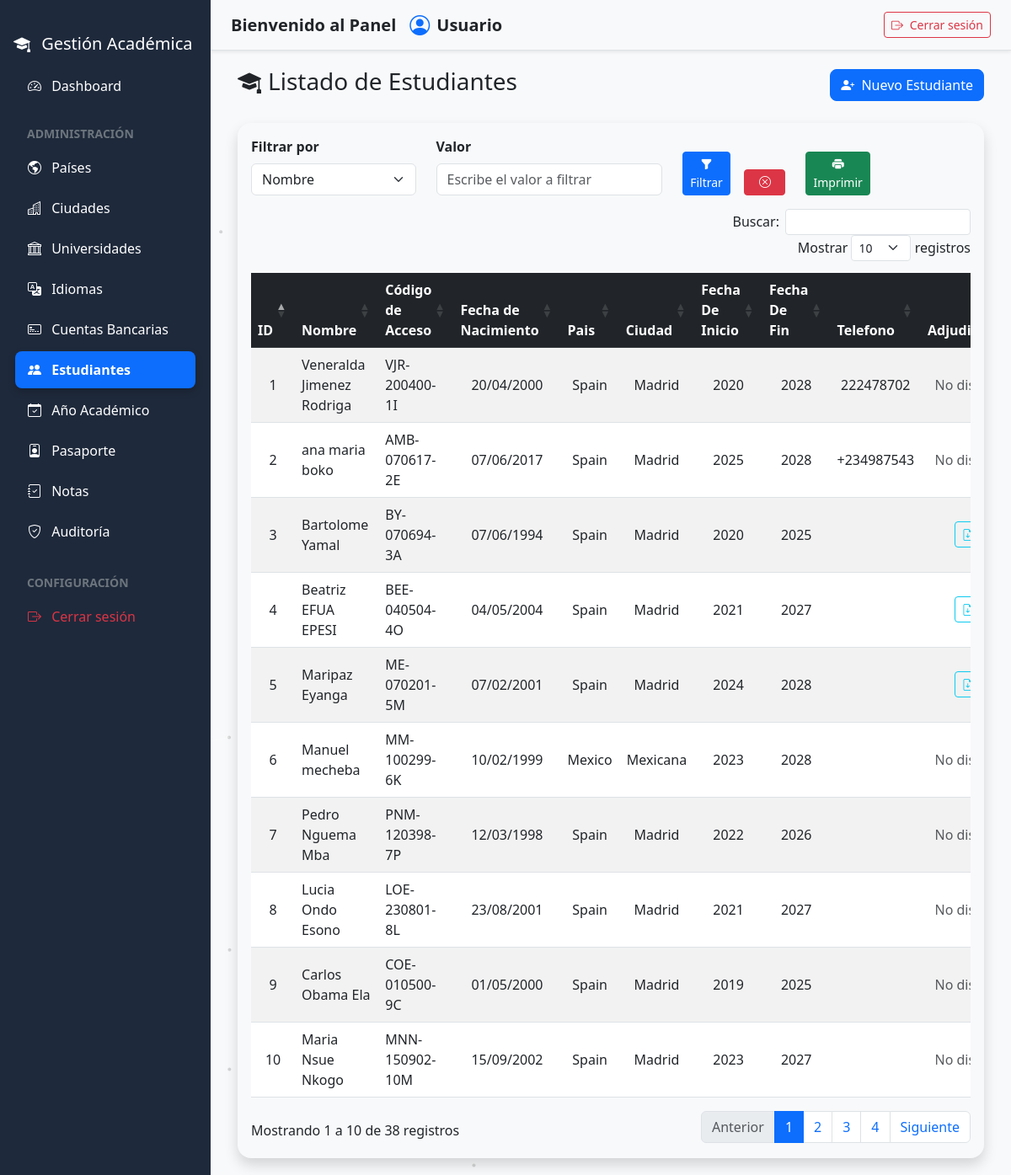
Screenshot of /admin/estudiantes.php with the database file from the repository.
### tables this page shows
CREATE TABLE `estudiantes` (
  `id` int(11) NOT NULL,
  `nombre_completo` varchar(100) DEFAULT NULL,
  `codigo_acceso` varchar(20) DEFAULT NULL,
  `fecha_nacimiento` date DEFAULT NULL,
  `pais_id` int(11) NOT NULL,
  `ciudad_id` int(11) DEFAULT NULL,
  `universidad_id` int(11) DEFAULT NULL,
  `idioma_id` int(11) DEFAULT NULL,
  `anio_inicio_carrera` year(4) DEFAULT NULL,
  `anio_fin_carrera` year(4) DEFAULT NULL,
  `email` varchar(100) DEFAULT NULL,
  `telefono` varchar(20) DEFAULT NULL,
  `carrera_actual` varchar(150) NOT NULL,
  `ciudad_actual` varchar(100) NOT NULL,
  `foto_perfil` varchar(255) DEFAULT NULL,
  `ruta_foto` varchar(255) DEFAULT NULL,
  `creado_en` timestamp NULL DEFAULT current_timestamp(),
  `idioma` varchar(255) DEFAULT NULL,
  `meses_idioma` int(11) DEFAULT NULL,
  `cuenta_id` int(11) DEFAULT NULL,
  `archivo_beca` text DEFAULT NULL
);

CREATE TABLE `paises` (
  `id` int(11) NOT NULL,
  `nombre` varchar(50) NOT NULL
);

CREATE TABLE `ciudades` (
  `id` int(11) NOT NULL,
  `nombre` varchar(100) NOT NULL,
  `pais_id` int(11) NOT NULL
);

### admin/estudiantes.php (the view, shortened to what this page needs)
<?php
include_once("../componentes/header.php");
include_once("../componentes/sidebar.php");
$whereSQL = "";
$orderSQL = "ORDER BY e.creado_en DESC";
try {
    $sql = "SELECT
                e.id,
                e.nombre_completo,
                e.anio_inicio_carrera,
                e.anio_fin_carrera,
                e.telefono,
                e.codigo_acceso,
                e.foto_perfil,
                e.fecha_nacimiento,
                e.creado_en,
                p.nombre AS pais,
                c.nombre AS ciudad,
                e.ruta_foto,
                e.archivo_beca
            FROM estudiantes e
            INNER JOIN paises p ON e.pais_id = p.id
            LEFT JOIN ciudades c ON e.ciudad_id = c.id
            $whereSQL
            $orderSQL
            ";
    $stmt = $pdo->prepare($sql);
    $stmt->execute();
    $estudiantes = $stmt->fetchAll(PDO::FETCH_ASSOC);
} catch (PDOException $e) {
    die("Error al obtener los estudiantes: " . $e->getMessage());
}
include_once("../componentes/sidebar.php");
?>
<main class="content" id="mainContent">
    <div class="container-fluid">
        <div class="d-flex justify-content-between align-items-center mb-4">
            <h3><i class="bi bi-mortarboard-fill me-2"></i>Listado de Estudiantes</h3>
            <a href="registrar_estudiantes.php" class="btn btn-primary rounded-3">
                <i class="bi bi-person-plus-fill me-1"></i> Nuevo Estudiante
            </a>
        </div>
        <div class="card shadow rounded-4">
            <div class="card-body">
                <div class="row mb-3 align-items-end">
                    <div class="col-md-3">
                        <label class="form-label fw-bold">Filtrar por</label>
                        <select id="tipoFiltro" class="form-select" onchange="controlFiltroUI()">
                            <option value="nombre">Nombre</option>
                        </select>
                    </div>
                    <div class="col-md-4">
                        <label class="form-label fw-bold">Valor</label>
                        <input type="text" id="valorFiltro" class="form-control"
                            placeholder="Escribe el valor a filtrar">
                    </div>
                    <div class="col-md-1 d-grid">
                        <button class="btn btn-primary btn-sm" onclick="aplicarFiltro()">
                            <i class="bi bi-funnel-fill"></i> Filtrar
                        </button>
                    </div>
                    <div class="col-md-1 d-grid">
                        <button class="btn btn-danger btn-sm" onclick="limpiarFiltros()">
                            <i class="bi bi-x-circle"></i>
                        </button>
                    </div>
                    <div class="col-md-1 d-grid">
                        <button class="btn btn-success btn-sm" onclick="imprimirFiltrado()">
                            <i class="bi bi-printer-fill"></i> Imprimir
                        </button>
                    </div>
                </div>
                <div class="table-responsive">
            <table class="table table-striped table-hover align-middle text-center" id="tablaRecepcion">
                        <thead class="table-dark">
                            <tr>
                                <th>ID</th>
                                <th class="text-start">Nombre</th>
                                <th class="text-start">Código de Acceso</th>
                                <th>Fecha de Nacimiento</th>
                                <th>Pais</th>
                                <th>Ciudad</th>
                                <th>Fecha De Inicio</th>
                                <th>Fecha De Fin</th>
                                <th>Telefono</th>
                                <th>Adjudicacion</th>
                            </tr>
                        </thead>
                        <tbody id="contenidoTabla">
                            <?php foreach ($estudiantes as $est): ?>
                            <tr>
                                <td><?= htmlspecialchars($est['id']) ?></td>
                                <td class="text-start"><?= htmlspecialchars($est['nombre_completo']) ?></td>
                                <td class="text-start"><?= htmlspecialchars($est['codigo_acceso']) ?></td>
                                <td><?= date('d/m/Y', strtotime($est['fecha_nacimiento'])) ?></td>
                                <td><?= htmlspecialchars($est['pais']) ?></td>
                                <td><?= htmlspecialchars($est['ciudad']) ?></td>
                                <td><?= htmlspecialchars($est['anio_inicio_carrera']) ?></td>
                                <td><?= htmlspecialchars($est['anio_fin_carrera']) ?></td>
                                <td><?= htmlspecialchars($est['telefono']) ?></td>
                                <td>
                                    <?php if (!empty($est['archivo_beca']) && file_exists('../php/' . $est['archivo_beca'])): ?>
                                    <a href="../php/<?= htmlspecialchars($est['archivo_beca']) ?>" target="_blank"
                                        class="btn btn-outline-info btn-sm">
                                        <i class="bi bi-file-earmark-arrow-down"></i> Ver
                                    </a>
                                    <?php else: ?>
                                    <span class="text-muted">No disponible</span>
                                    <?php endif; ?>
                                </td>
                            </tr>
                            <?php endforeach; ?>
                        </tbody>
                    </table>
                </div>
            </div>
        </div>
    </div>
</main>
<?php include_once("../componentes/footer.php"); ?>

### componentes/header.php (style rules this page uses)
* { box-sizing: border-box; }
body { background: #f8f9fa; min-height: 100vh; color: linear-gradient(135deg, #1e1e2f, #2a2a40); font-family: 'Segoe UI', sans-serif; overflow-x: hidden; }
.content { flex-grow: 1; margin-left: 250px; padding: 80px 20px 20px; height: 100vh; overflow-y: auto; transition: margin-left 0.3s ease; }
.card { background-color: #f8f9fa; border: none; }

### rows the page displays
estudiantes: id "6", nombre_completo "Manuel mecheba", codigo_acceso "MM-100299-6K", fecha_nacimiento "10/02/1999", pais.nombre "Mexico", ciudad.nombre "Mexicana", anio_inicio_carrera "2023", anio_fin_carrera "2028", shows "No…"
estudiantes: id "10", nombre_completo "Maria Nsue Nkogo", codigo_acceso "MNN-150902-10M", fecha_nacimiento "15/09/2002", pais.nombre "Spain", ciudad.nombre "Madrid", anio_inicio_carrera "2023", anio_fin_carrera "2027", shows "No…"
estudiantes: id "9", nombre_completo "Carlos Obama Ela", codigo_acceso "COE-010500-9C", fecha_nacimiento "01/05/2000", pais.nombre "Spain", ciudad.nombre "Madrid", anio_inicio_carrera "2019", anio_fin_carrera "2025", shows "No…"
estudiantes: id "8", nombre_completo "Lucia Ondo Esono", codigo_acceso "LOE-230801-8L", fecha_nacimiento "23/08/2001", pais.nombre "Spain", ciudad.nombre "Madrid", anio_inicio_carrera "2021", anio_fin_carrera "2027", shows "No…"
estudiantes: id "7", nombre_completo "Pedro Nguema Mba", codigo_acceso "PNM-120398-7P", fecha_nacimiento "12/03/1998", pais.nombre "Spain", ciudad.nombre "Madrid", anio_inicio_carrera "2022", anio_fin_carrera "2026", shows "No…"
estudiantes: id "5", nombre_completo "Maripaz Eyanga", codigo_acceso "ME-070201-5M", fecha_nacimiento "07/02/2001", pais.nombre "Spain", ciudad.nombre "Madrid", anio_inicio_carrera "2024", anio_fin_carrera "2028"
estudiantes: id "4", nombre_completo "Beatriz EFUA EPESI", codigo_acceso "BEE-040504-4O", fecha_nacimiento "04/05/2004", pais.nombre "Spain", ciudad.nombre "Madrid", anio_inicio_carrera "2021", anio_fin_carrera "2027"
estudiantes: id "3", nombre_completo "Bartolome Yamal", codigo_acceso "BY-070694-3A", fecha_nacimiento "07/06/1994", pais.nombre "Spain", ciudad.nombre "Madrid", anio_inicio_carrera "2020", anio_fin_carrera "2025"
estudiantes: id "2", nombre_completo "ana maria boko", codigo_acceso "AMB-070617-2E", fecha_nacimiento "07/06/2017", pais.nombre "Spain", ciudad.nombre "Madrid", anio_inicio_carrera "2025", anio_fin_carrera "2028", telefono "+234987543", shows "No…"
estudiantes: id "1", nombre_completo "Veneralda Jimenez Rodriga", codigo_acceso "VJR-200400-1I", fecha_nacimiento "20/04/2000", pais.nombre "Spain", ciudad.nombre "Madrid", anio_inicio_carrera "2020", anio_fin_carrera "2028", telefono "222478702", shows "No…"

### other values shown
$_SESSION['usuario_nombre'] "Usuario"
